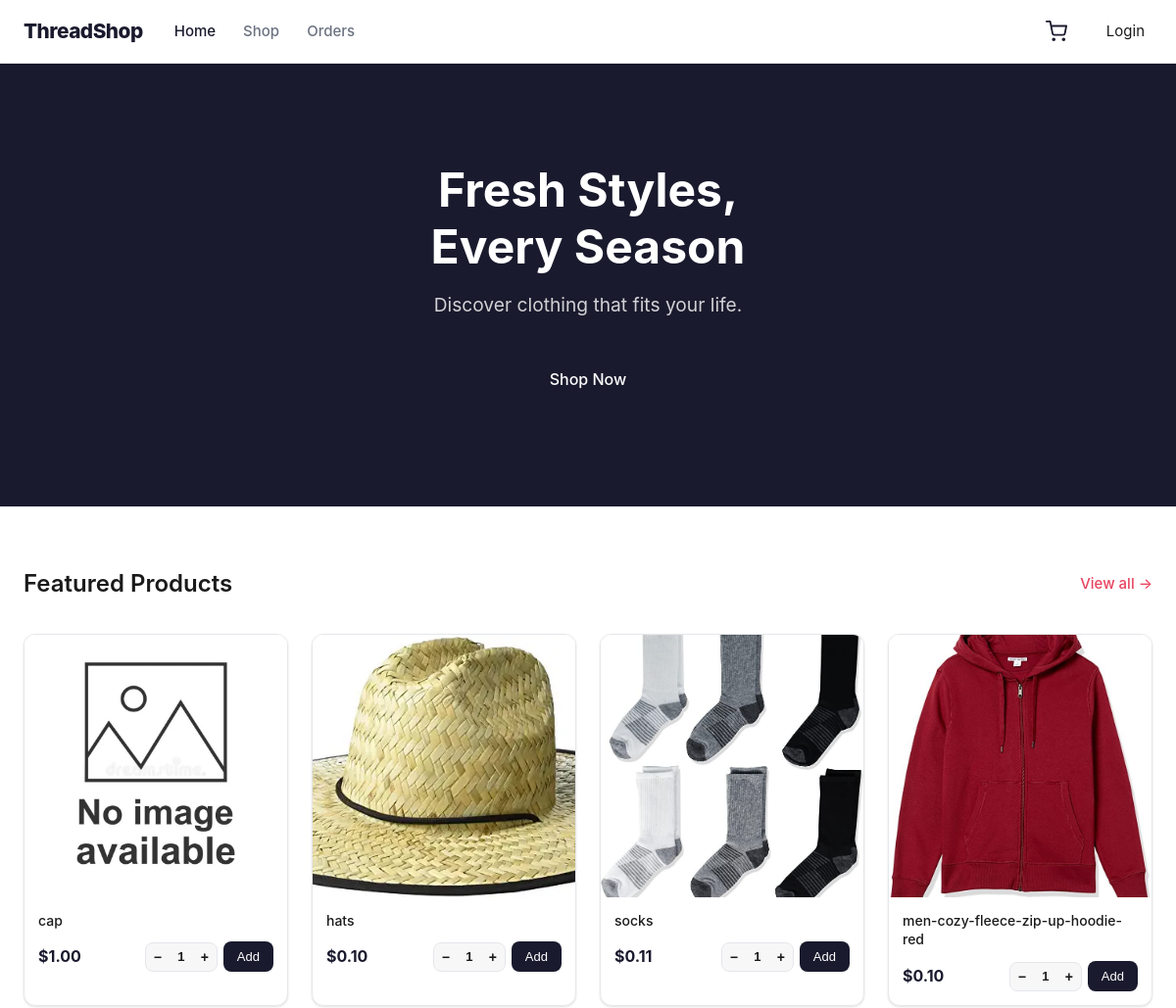
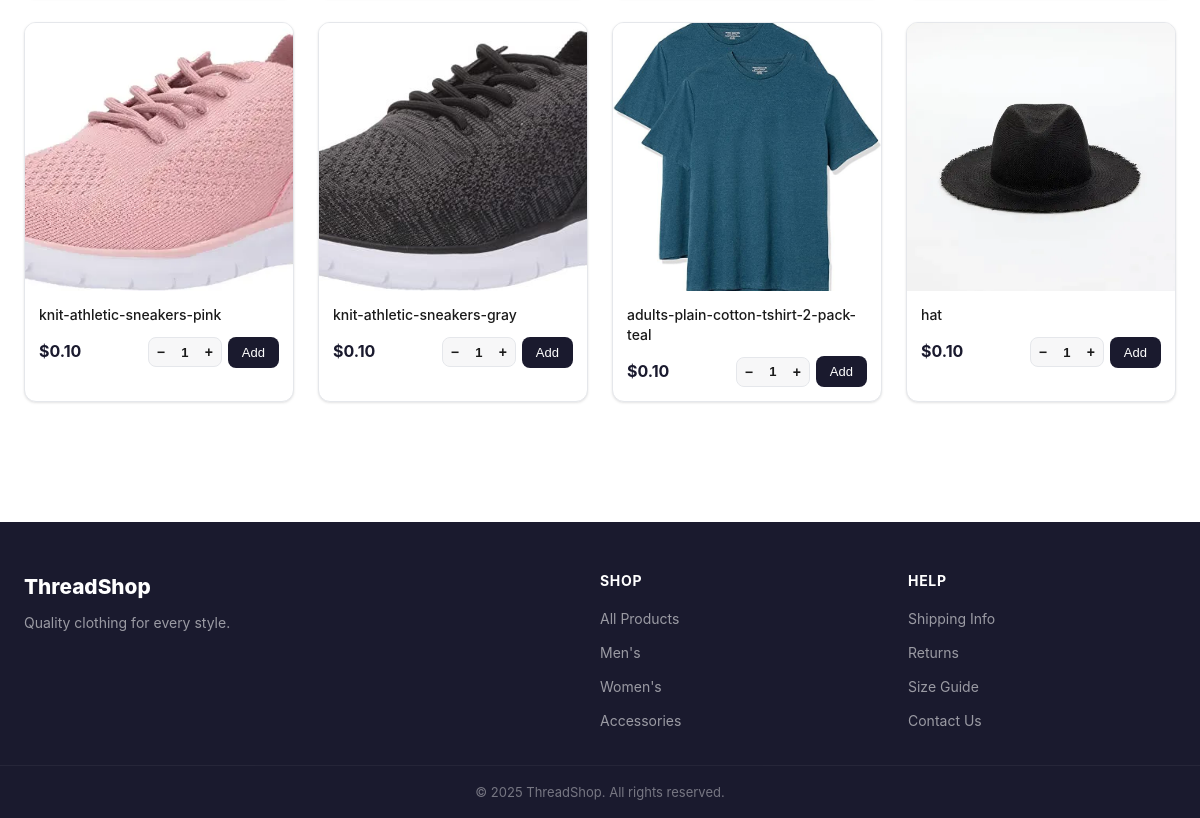
The page / on the database its author committed (2 pictures, top to bottom).
### app/models/product.py (models this page shows, shortened)
class Product(BaseDocument):
	__tablename__ = "products"
	DESCRIPTION_MAX_LENGTH = 500
	image = db.Column(
		db.String(500),
		nullable=True
	)
	name = db.Column(
		db.String(255),
		nullable=False,
		unique = True
	)
	description = db.Column(
		db.String(DESCRIPTION_MAX_LENGTH),
		nullable=True
	)
	price = db.Column(
		db.Numeric(12, 2),
		nullable=False
	)
	qty = db.Column(
		db.Integer,
		nullable=False,
		default=0
	)
	category_id = db.Column(
		db.String(32),
		db.ForeignKey("categories.id"),
		nullable=False
	)
	category = db.relationship(
		"Category",
		back_populates="products"
	)
	__table_args__ = (
		db.CheckConstraint("price >= 0.0", name="ck_product_price_min"),
		db.CheckConstraint("qty >= 0", name="ck_product_qty_min"),
	)

### app/routes/home/main.py (the view)
@main_bp.route("/")
def index():
    featured = [product_data(p) for p in catalog_query().limit(8).all()]
    return render_template("home/index.html", title="Homepage", products=featured)

### app/routes/auth/profile.py (called while the page is built)
@auth_bp.before_app_request
def validate_session_account():
    user_id = session.get("user_id")
    if not user_id:
        return
    user = db.session.get(User, user_id)
    if not user or user.status != UserStatus.ACTIVE or not valid_stamp(user, session.get("auth_stamp")):
        session.clear()
        return
    g.session_user = user

### app/services/home/cart.py (called while the page is built, shortened)
def get_cart():
    try:
        cart = json.loads(request.cookies.get("cart", "[]"))
    except (ValueError, TypeError):
        return []
    if not isinstance(cart, list):
        return []
    quantities = {}
    if not quantities:
        return []
    products = Product.query.filter(Product.id.in_(quantities)).all()
    return [{"id": p.id, "qty": quantities[p.id]} for p in products]

def cart_count(cart):
    return sum(entry["qty"] for entry in cart)

### app/services/home/catalog.py (called while the page is built)
def format_price(cents):
    return f"${Decimal(cents) / 100:,.2f}"

def product_data(product):
    image = product.image or ""
    image_url = url_for("static", filename="uploads/products/" + image) if image else url_for("static", filename="img/no-image-available.jpg")
    return {
        "id": product.id, "name": product.name, "description": product.description or "",
        "image": image, "imageUrl": image_url,
        "priceCents": int(product.price * 100), "stock": product.qty,
        "keywords": [product.category.name] if product.category else [],
    }

def catalog_query(keyword="", search=""):
    query = Product.query.join(Category)
    if keyword:
        query = query.filter(Category.name == keyword)
    if search:
        query = query.filter(Product.name.icontains(search, autoescape=True) | Product.description.icontains(search, autoescape=True))
    return query.order_by(Product.created_at.desc())

### templates/home/index.html (shortened to what this page needs)
{% extends "home/base.html" %}
{% block content %}
	<section class="hero">
		<div class="hero__content">
			<h1>Fresh Styles,<br>Every Season</h1>
			<p>Discover clothing that fits your life.</p>
			<a href="{{ url_for('products.products_page') }}" class="btn btn--primary btn--lg">Shop Now</a>
		</div>
	</section>
	<section class="section">
		<div class="container">
			<div class="section__header">
				<h2>Featured Products</h2>
				<a href="{{ url_for('products.products_page') }}" class="link">View all &rarr;</a>
			</div>
			{% include "home/components/products_grid.html" %}
		</div>
	</section>
{% endblock %}

### templates/home/components/products_grid.html (shortened to what this page needs)
<div class="product-grid">
	{% for product in products %}
	<div class="product-card">
		<a href="{{ url_for('products.product_detail', product_id=product.id) }}" class="product-card__img-wrap">
			<img src="{{ product.imageUrl }}" alt="{{ product.name }}"
				onerror="this.src='https://placehold.co/400x400?text=No+Image'">
		</a>
		<div class="product-card__body">
			<a href="{{ url_for('products.product_detail', product_id=product.id) }}" class="product-card__name">
				{{ product.name }}
			</a>
			<div class="product-card__footer">
				<span class="product-card__price">{{ format_price(product.priceCents) }}</span>
				<form action="{{ url_for('cart.cart_add') }}" method="POST" class="product-card__form">
					<div class="card-qty">
						<button type="button" class="card-qty__btn card-qty__btn--minus"
							aria-label="Decrease quantity">−
						</button>
						<input type="number" name="qty" class="card-qty__input" value="1" min="1" max="{{ product.stock }}" readonly>
						<button type="button" class="card-qty__btn card-qty__btn--plus" aria-label="Increase quantity">+
						</button>
					</div>
					<button type="submit" class="btn btn--primary btn--sm product-card__btn" {{ "disabled" if product.stock < 1 }}>{{ "Add" if product.stock > 0 else "Out of Stock" }}</button>
				</form>
			</div>
		</div>
	</div>
	{% else %}<p>No products available yet.</p>
	{% endfor %}
</div>

### static/css/home/style.css (style rules this page uses)
*, *::before, *::after { box-sizing: border-box; margin: 0; padding: 0; }
:root { --color-primary: #1a1a2e; --color-primary-hover: #16213e; --color-accent: #e94560; --color-accent-hover: #c73652; --color-bg: #ffffff; --color-bg-gray: #f7f7f8; --color-text: #1a1a1a; --color-text-muted: #6b7280; --color-border: #e5e7eb; --color-success: #16a34a; --color-warning: #d97706; --color-danger: #dc2626; --radius: 8px; --radius-lg: 12px; --shadow: 0 1px 3px rgba(0,0,0,0.08), 0 1px 2px rgba(0,0,0,0.04); --shadow-md: 0 4px 6px rgba(0,0,0,0.07), 0 2px 4px rgba(0,0,0,0.04); --transition: 0.2s ease; }
body { font-family: -apple-system, BlinkMacSystemFont, 'Segoe UI', Roboto, sans-serif; font-size: 15px; line-height: 1.6; color: var(--color-text); background: var(--color-bg); }
a { color: inherit; text-decoration: none; }
img { display: block; max-width: 100%; }
.container { max-width: 1200px; margin: 0 auto; padding: 0 24px; }
h1 { font-size: 2rem; font-weight: 700; }
h2 { font-size: 1.5rem; font-weight: 600; }
.btn { display: inline-flex; align-items: center; justify-content: center; padding: 10px 20px; border-radius: var(--radius); font-size: 14px; font-weight: 500; cursor: pointer; border: 2px solid transparent; transition: background var(--transition), color var(--transition), border-color var(--transition); white-space: nowrap; }
.btn--primary { background: var(--color-primary); color: #fff; }
.btn--sm { padding: 6px 14px; font-size: 13px; }
.btn--lg { padding: 14px 28px; font-size: 16px; }
.hero { background: var(--color-primary); color: #fff; padding: 100px 24px; text-align: center; }
.hero h1 { font-size: 3rem; margin-bottom: 16px; line-height: 1.2; }
.hero p { font-size: 1.2rem; margin-bottom: 32px; opacity: 0.8; }
.section { padding: 60px 0; }
.section__header { display: flex; justify-content: space-between; align-items: center; margin-bottom: 32px; }
.link { color: var(--color-accent); font-weight: 500; }
.product-grid { display: grid; grid-template-columns: repeat(auto-fill, minmax(220px, 1fr)); gap: 24px; }
.product-card { background: var(--color-bg); border: 1px solid var(--color-border); border-radius: var(--radius-lg); overflow: hidden; box-shadow: var(--shadow); transition: box-shadow var(--transition), transform var(--transition); }
.product-card__img-wrap { display: block; aspect-ratio: 1; overflow: hidden; background: var(--color-bg-gray); }
.product-card__img-wrap img { width: 100%; height: 100%; object-fit: cover; transition: transform 0.3s; }
.product-card__body { padding: 14px; }
.product-card__name { display: block; font-size: 14px; font-weight: 500; line-height: 1.4; margin-bottom: 6px; color: var(--color-text); }
.product-card__footer { display: flex; align-items: center; justify-content: space-between; gap: 8px; margin-top: 12px; flex-wrap: wrap; }
.product-card__price { font-size: 16px; font-weight: 700; color: var(--color-primary); }
.product-card__form { display: flex; align-items: center; gap: 6px; }
.card-qty { display: inline-flex; align-items: center; border: 1px solid var(--color-border); border-radius: var(--radius); background: var(--color-bg-gray); overflow: hidden; height: 30px; }
.card-qty__btn { background: none; border: none; width: 24px; height: 100%; font-size: 14px; font-weight: 600; color: var(--color-text); cursor: pointer; display: flex; align-items: center; justify-content: center; transition: background var(--transition), color var(--transition); user-select: none; padding: 0; }
.card-qty__input { width: 24px; height: 100%; border: none; background: transparent; text-align: center; font-size: 13px; font-weight: 600; color: var(--color-text); padding: 0; -moz-appearance: textfield; pointer-events: none; }
.product-card__btn { padding: 6px 12px; font-size: 13px; }

### rows shown on the page
Product: shows a picture, name "cap", priceCents "$1.00", qty "1", stock "Add"
Product: shows a picture, name "hats", price "$0.10", stock "Add"
Product: shows a picture, name "socks", price "$0.11", stock "Add"
Product: shows a picture, name "men-cozy-fleece-zip-up-hoodie-red", price "$0.10", stock "Add"
Product: shows a picture, name "knit-athletic-sneakers-pink", price "$0.10", stock "Add"
Product: shows a picture, name "knit-athletic-sneakers-gray", price "$0.10", stock "Add"
Product: shows a picture, name "adults-plain-cotton-tshirt-2-pack-teal", price "$0.10", stock "Add"
Product: shows a picture, name "hat", price "$0.10", stock "Add"
